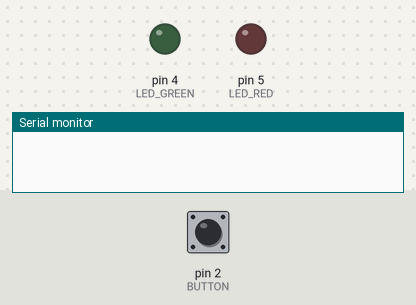
Recording of a sketch running on a simulated Arduino Uno, built with avr-gcc and run on an emulated ATmega328P. On the bench: output pins drawn as LEDs (lit = HIGH), the last lines printed to the serial monitor. Dashed ring = blinking. The test bench sets the inputs (shaded band); at power-on: pin 2 (BUTTON) HIGH.

Above: at 1.2 s.
1.3 s: pin 2 (BUTTON) pulled LOW for 0.15 s
At 2.5 s:
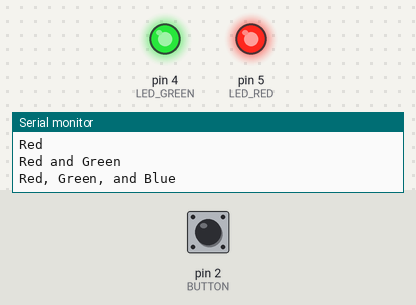
At 4.2 s:
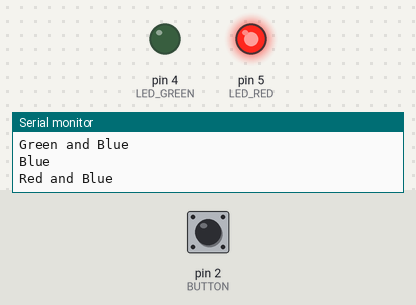
4.4 s: pin 2 (BUTTON) pulled LOW for 3.2 s
At 6.15 s:
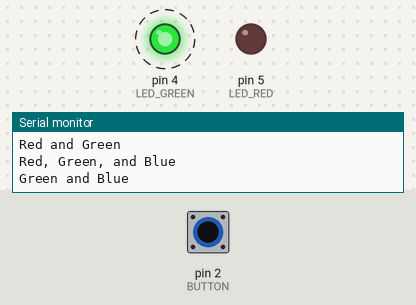
Timing chart, 0 to 8.9 s (numbered marks = the images above; inputs shaded):
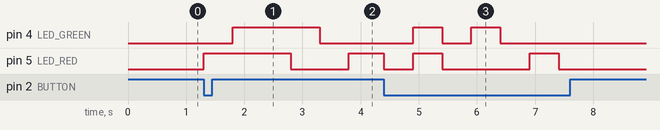

The sketch:

sketch_Lab1_Ex6.ino
```cpp
//Lab 1, Ex6

#define LED_RED 5    // Pin for red LED
#define LED_GREEN 4  // Pin for green LED
#define BUTTON 2     // Pin for button

bool buttonPressed = false; // Tracks button state
unsigned long lastDebounceTime = 0; // For debounce logic
unsigned long debounceDelay = 500; // Debounce delay in milliseconds

void setup() {
  Serial.begin(9600);

  // Initialize I/Os
  pinMode(LED_RED, OUTPUT);
  pinMode(LED_GREEN, OUTPUT);
  pinMode(BUTTON, INPUT_PULLUP); // Button with pull-up resistor

  // Ensure LEDs are off initially
  digitalWrite(LED_RED, LOW);
  digitalWrite(LED_GREEN, LOW);
}

void loop() {
  static bool sequenceRunning = false; // Tracks the state of the LED sequence
  static int currentStep = 0;          // Tracks the current step in the LED sequence
  static unsigned long lastStepTime = 0; // Tracks time for each step

  // Read button state with debounce logic
  int buttonState = digitalRead(BUTTON);
  if (buttonState == LOW && (millis() - lastDebounceTime) > debounceDelay) {
    lastDebounceTime = millis();
    buttonPressed = !buttonPressed; // Toggle the buttonPressed state
    sequenceRunning = buttonPressed; // Start/stop sequence based on button state
  }

  // If the sequence is running, execute LED sequence
  if (sequenceRunning) {
    unsigned long currentTime = millis();
    if (currentTime - lastStepTime >= 500) { // Change step every 500ms
      lastStepTime = currentTime;
      executeSequenceStep(currentStep); // Execute the current step
      currentStep = (currentStep + 1) % 6; // Loop through 6 steps
    }
  } else {
    // Ensure all LEDs are turned off when sequence is stopped
    digitalWrite(LED_RED, LOW);
    digitalWrite(LED_GREEN, LOW);
  }
}

void executeSequenceStep(int step) {
  // Turn off all LEDs initially
  digitalWrite(LED_RED, LOW);
  digitalWrite(LED_GREEN, LOW);

  // Turn on LEDs based on the current step
  switch (step) {
    case 0:
      digitalWrite(LED_RED, HIGH); // R
      Serial.println("Red");
      break;
    case 1:
      digitalWrite(LED_RED, HIGH); // RG
      digitalWrite(LED_GREEN, HIGH);
      Serial.println("Red and Green");
      break;
    case 2:
      digitalWrite(LED_RED, HIGH); // RGB
      digitalWrite(LED_GREEN, HIGH);
      Serial.println("Red, Green, and Blue");
      break;
    case 3:
      digitalWrite(LED_GREEN, HIGH); // GB
      Serial.println("Green and Blue");
      break;
    case 4:
      Serial.println("Blue"); // Print Blue
      break;
    case 5:
      digitalWrite(LED_RED, HIGH); // RB
      Serial.println("Red and Blue");
      break;
  }
}
```

Measured:
- after the input at 1.3 s, pin 4 (LED_GREEN): LOW → HIGH after 0.50 s, → LOW 1.5 s later; pin 5 (LED_RED): LOW → HIGH at once, → LOW 1.5 s later, → HIGH 1.0 s later
- after the input at 4.4 s, pin 4 (LED_GREEN): alternates HIGH for 0.50 s and LOW for 0.50 s, 4 changes in all, then stays LOW, starting after 0.50 s
